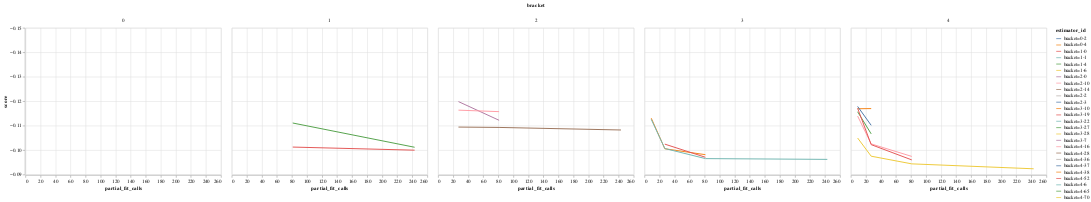

The cell this chart's notebook holds for it:
### Code cell
show["score_diff"] = df.score - (-0.9)
alt.Chart(show).mark_line().encode(
    x="partial_fit_calls",
    y=alt.Y("score", scale=alt.Scale(domain=(-0.09, -0.15), type="linear")),
    # y=alt.Y("score_diff", scale=alt.Scale(type="log")),
    color=alt.Color("estimator_id"),
    column="bracket",
)

### Figure 1 — Vega-Lite specification as saved in the notebook (floating-point values rounded to 4 significant figures)
{"$schema": "https://vega.github.io/schema/vega-lite/v2.6.0.json", "config": {"view": {"height": 300, "width": 400}}, "data": {"name": "data-10af355b50f8c40164442c0d256fc935"}, "datasets": {"data-10af355b50f8c40164442c0d256fc935": [{"bracket": 3, "elapsed_wall_time": 143.5, "estimator_id": "bracket=3-10", "params": {"batch_size": 512, "module__activation": "PReLU", "module__init": "xavier_uniform_", "optimizer": "Adam", "optimizer__lr": 0.3991, "optimizer__momentum": 0.8158, "optimizer__nesterov": true, "optimizer__weight_decay": 2.669e-05, "train_split": null}, "partial_fit_calls": 9, "partial_fit_time": 1.931, "score": -0.1131, "score_diff": 0.7869, "score_time": 1.121}, {"bracket": 3, "elapsed_wall_time": 143.5, "estimator_id": "bracket=3-22", "params": {"batch_size": 512, "module__activation": "PReLU", "module__init": "xavier_uniform_", "optimizer": "Adam", "optimizer__lr": 0.05404, "optimizer__momentum": 0.5385, "optimizer__nesterov": true, "optimizer__weight_decay": 0, "train_split": null}, "partial_fit_calls": 9, "partial_fit_time": 1.876, "score": -0.1126, "score_diff": 0.7874, "score_time": 1.152}, {"bracket": 4, "elapsed_wall_time": 156.6, "estimator_id": "bracket=4-38", "params": {"batch_size": 32, "module__activation": "ELU", "module__init": "xavier_normal_", "optimizer": "Adam", "optimizer__lr": 0.04468, "optimizer__momentum": 0.987, "optimizer__nesterov": true, "optimizer__weight_decay": 2.043e-05, "train_split": null}, "partial_fit_calls": 9, "partial_fit_time": 3.25, "score": -0.1169, "score_diff": 0.7831, "score_time": 1.217}, {"bracket": 4, "elapsed_wall_time": 156.6, "estimator_id": "bracket=4-70", "params": {"batch_size": 64, "module__activation": "PReLU", "module__init": "xavier_uniform_", "optimizer": "SGD", "optimizer__lr": 1.228, "optimizer__momentum": 0.6326, "optimizer__nesterov": true, "optimizer__weight_decay": 1.038e-05, "train_split": null}, "partial_fit_calls": 9, "partial_fit_time": 2.293, "score": -0.105, "score_diff": 0.795, "score_time": 1.181}, {"bracket": 4, "elapsed_wall_time": 156.6, "estimator_id": "bracket=4-37", "params": {"batch_size": 32, "module__activation": "LeakyReLU", "module__init": "xavier_normal_", "optimizer": "Adam", "optimizer__lr": 1.418, "optimizer__momentum": 0.965, "optimizer__nesterov": true, "optimizer__weight_decay": 0, "train_split": null}, "partial_fit_calls": 9, "partial_fit_time": 3.173, "score": -0.1179, "score_diff": 0.7821, "score_time": 1.263}, {"bracket": 4, "elapsed_wall_time": 156.6, "estimator_id": "bracket=4-65", "params": {"batch_size": 32, "module__activation": "ELU", "module__init": "xavier_uniform_", "optimizer": "SGD", "optimizer__lr": 2.038, "optimizer__momentum": 0.1972, "optimizer__nesterov": true, "optimizer__weight_decay": 0, "train_split": null}, "partial_fit_calls": 9, "partial_fit_time": 2.565, "score": -0.1157, "score_diff": 0.7843, "score_time": 1.288}, {"bracket": 4, "elapsed_wall_time": 156.6, "estimator_id": "bracket=4-16", "params": {"batch_size": 128, "module__activation": "PReLU", "module__init": "kaiming_normal_", "optimizer": "SGD", "optimizer__lr": 1.935, "optimizer__momentum": 0.8519, "optimizer__nesterov": true, "optimizer__weight_decay": 1.325e-05, "train_split": null}, "partial_fit_calls": 9, "partial_fit_time": 2.071, "score": -0.1139, "score_diff": 0.7861, "score_time": 1.074}, {"bracket": 4, "elapsed_wall_time": 156.6, "estimator_id": "bracket=4-52", "params": {"batch_size": 64, "module__activation": "ELU", "module__init": "kaiming_normal_", "optimizer": "SGD", "optimizer__lr": 2.223, "optimizer__momentum": 0.6426, "optimizer__nesterov": true, "optimizer__weight_decay": 1.356e-05, "train_split": null}, "partial_fit_calls": 9, "partial_fit_time": 2.352, "score": -0.1171, "score_diff": 0.7829, "score_time": 1.186}, {"bracket": 2, "elapsed_wall_time": 216.1, "estimator_id": "bracket=2-0", "params": {"batch_size": 32, "module__activation": "ELU", "module__init": "xavier_uniform_", "optimizer": "SGD", "optimizer__lr": 3.365, "optimizer__momentum": 0.7437, "optimizer__nesterov": true, "optimizer__weight_decay": 0.0001074, "train_split": null}, "partial_fit_calls": 27, "partial_fit_time": 2.782, "score": -0.1198, "score_diff": 0.7802, "score_time": 1.245}, {"bracket": 2, "elapsed_wall_time": 216.1, "estimator_id": "bracket=2-10", "params": {"batch_size": 64, "module__activation": "ELU", "module__init": "xavier_normal_", "optimizer": "Adam", "optimizer__lr": 6.092, "optimizer__momentum": 0.8509, "optimizer__nesterov": true, "optimizer__weight_decay": 4.412e-05, "train_split": null}, "partial_fit_calls": 27, "partial_fit_time": 2.607, "score": -0.1163, "score_diff": 0.7837, "score_time": 1.205}, {"bracket": 2, "elapsed_wall_time": 216.1, "estimator_id": "bracket=2-14", "params": {"batch_size": 128, "module__activation": "ELU", "module__init": "xavier_uniform_", "optimizer": "Adam", "optimizer__lr": 1.502, "optimizer__momentum": 0.4324, "optimizer__nesterov": true, "optimizer__weight_decay": 0, "train_split": null}, "partial_fit_calls": 27, "partial_fit_time": 2.306, "score": -0.1094, "score_diff": 0.7906, "score_time": 1.145}, {"bracket": 3, "elapsed_wall_time": 219.5, "estimator_id": "bracket=3-22", "params": {"batch_size": 512, "module__activation": "PReLU", "module__init": "xavier_uniform_", "optimizer": "Adam", "optimizer__lr": 0.05404, "optimizer__momentum": 0.5385, "optimizer__nesterov": true, "optimizer__weight_decay": 0, "train_split": null}, "partial_fit_calls": 27, "partial_fit_time": 1.877, "score": -0.1007, "score_diff": 0.7993, "score_time": 0.997}, {"bracket": 3, "elapsed_wall_time": 219.5, "estimator_id": "bracket=3-10", "params": {"batch_size": 512, "module__activation": "PReLU", "module__init": "xavier_uniform_", "optimizer": "Adam", "optimizer__lr": 0.3991, "optimizer__momentum": 0.8158, "optimizer__nesterov": true, "optimizer__weight_decay": 2.669e-05, "train_split": null}, "partial_fit_calls": 27, "partial_fit_time": 1.913, "score": -0.1006, "score_diff": 0.7994, "score_time": 1.04}, {"bracket": 3, "elapsed_wall_time": 219.5, "estimator_id": "bracket=3-28", "params": {"batch_size": 64, "module__activation": "LeakyReLU", "module__init": "kaiming_normal_", "optimizer": "Adam", "optimizer__lr": 0.03408, "optimizer__momentum": 0.1772, "optimizer__nesterov": true, "optimizer__weight_decay": 0, "train_split": null}, "partial_fit_calls": 27, "partial_fit_time": 2.406, "score": -0.1141, "score_diff": 0.7859, "score_time": 1.115}, {"bracket": 3, "elapsed_wall_time": 219.5, "estimator_id": "bracket=3-27", "params": {"batch_size": 64, "module__activation": "LeakyReLU", "module__init": "xavier_normal_", "optimizer": "Adam", "optimizer__lr": 0.2517, "optimizer__momentum": 0.2693, "optimizer__nesterov": true, "optimizer__weight_decay": 6.149e-05, "train_split": null}, "partial_fit_calls": 27, "partial_fit_time": 2.473, "score": -0.1184, "score_diff": 0.7816, "score_time": 0.9784}, {"bracket": 3, "elapsed_wall_time": 219.5, "estimator_id": "bracket=3-19", "params": {"batch_size": 256, "module__activation": "PReLU", "module__init": "kaiming_normal_", "optimizer": "SGD", "optimizer__lr": 0.5738, "optimizer__momentum": 0.9259, "optimizer__nesterov": true, "optimizer__weight_decay": 0.0001992, "train_split": null}, "partial_fit_calls": 27, "partial_fit_time": 1.983, "score": -0.1025, "score_diff": 0.7975, "score_time": 1.06}, {"bracket": 3, "elapsed_wall_time": 219.5, "estimator_id": "bracket=3-7", "params": {"batch_size": 128, "module__activation": "PReLU", "module__init": "kaiming_uniform_", "optimizer": "SGD", "optimizer__lr": 1.286, "optimizer__momentum": 0.3954, "optimizer__nesterov": true, "optimizer__weight_decay": 0.0001239, "train_split": null}, "partial_fit_calls": 27, "partial_fit_time": 2.072, "score": -0.1164, "score_diff": 0.7836, "score_time": 1.148}, {"bracket": 4, "elapsed_wall_time": 231.4, "estimator_id": "bracket=4-70", "params": {"batch_size": 64, "module__activation": "PReLU", "module__init": "xavier_uniform_", "optimizer": "SGD", "optimizer__lr": 1.228, "optimizer__momentum": 0.6326, "optimizer__nesterov": true, "optimizer__weight_decay": 1.038e-05, "train_split": null}, "partial_fit_calls": 27, "partial_fit_time": 2.045, "score": -0.09752, "score_diff": 0.8025, "score_time": 1.239}, {"bracket": 4, "elapsed_wall_time": 231.4, "estimator_id": "bracket=4-16", "params": {"batch_size": 128, "module__activation": "PReLU", "module__init": "kaiming_normal_", "optimizer": "SGD", "optimizer__lr": 1.935, "optimizer__momentum": 0.8519, "optimizer__nesterov": true, "optimizer__weight_decay": 1.325e-05, "train_split": null}, "partial_fit_calls": 27, "partial_fit_time": 1.896, "score": -0.1025, "score_diff": 0.7975, "score_time": 0.8963}, {"bracket": 4, "elapsed_wall_time": 231.4, "estimator_id": "bracket=4-65", "params": {"batch_size": 32, "module__activation": "ELU", "module__init": "xavier_uniform_", "optimizer": "SGD", "optimizer__lr": 2.038, "optimizer__momentum": 0.1972, "optimizer__nesterov": true, "optimizer__weight_decay": 0, "train_split": null}, "partial_fit_calls": 27, "partial_fit_time": 2.78, "score": -0.1067, "score_diff": 0.7933, "score_time": 1.392}, {"bracket": 4, "elapsed_wall_time": 231.4, "estimator_id": "bracket=4-38", "params": {"batch_size": 32, "module__activation": "ELU", "module__init": "xavier_normal_", "optimizer": "Adam", "optimizer__lr": 0.04468, "optimizer__momentum": 0.987, "optimizer__nesterov": true, "optimizer__weight_decay": 2.043e-05, "train_split": null}, "partial_fit_calls": 27, "partial_fit_time": 3.151, "score": -0.117, "score_diff": 0.783, "score_time": 1.208}, {"bracket": 4, "elapsed_wall_time": 231.4, "estimator_id": "bracket=4-52", "params": {"batch_size": 64, "module__activation": "ELU", "module__init": "kaiming_normal_", "optimizer": "SGD", "optimizer__lr": 2.223, "optimizer__momentum": 0.6426, "optimizer__nesterov": true, "optimizer__weight_decay": 1.356e-05, "train_split": null}, "partial_fit_calls": 27, "partial_fit_time": 2.26, "score": -0.1022, "score_diff": 0.7978, "score_time": 1.212}, {"bracket": 4, "elapsed_wall_time": 231.4, "estimator_id": "bracket=4-37", "params": {"batch_size": 32, "module__activation": "LeakyReLU", "module__init": "xavier_normal_", "optimizer": "Adam", "optimizer__lr": 1.418, "optimizer__momentum": 0.965, "optimizer__nesterov": true, "optimizer__weight_decay": 0, "train_split": null}, "partial_fit_calls": 27, "partial_fit_time": 3.103, "score": -0.1102, "score_diff": 0.7898, "score_time": 1.224}, {"bracket": 4, "elapsed_wall_time": 231.4, "estimator_id": "bracket=4-6", "params": {"batch_size": 256, "module__activation": "ReLU", "module__init": "xavier_uniform_", "optimizer": "Adam", "optimizer__lr": 0.06314, "optimizer__momentum": 0.3043, "optimizer__nesterov": true, "optimizer__weight_decay": 0, "train_split": null}, "partial_fit_calls": 27, "partial_fit_time": 2.423, "score": -0.1152, "score_diff": 0.7848, "score_time": 1.085}, {"bracket": 4, "elapsed_wall_time": 231.4, "estimator_id": "bracket=4-28", "params": {"batch_size": 256, "module__activation": "PReLU", "module__init": "xavier_uniform_", "optimizer": "SGD", "optimizer__lr": 6.128, "optimizer__momentum": 0.01001, "optimizer__nesterov": true, "optimizer__weight_decay": 0, "train_split": null}, "partial_fit_calls": 27, "partial_fit_time": 1.903, "score": -0.1065, "score_diff": 0.7935, "score_time": 1.044}, {"bracket": 4, "elapsed_wall_time": 231.4, "estimator_id": "bracket=4-36", "params": {"batch_size": 128, "module__activation": "LeakyReLU", "module__init": "kaiming_normal_", "optimizer": "Adam", "optimizer__lr": 0.2958, "optimizer__momentum": 0.6236, "optimizer__nesterov": true, "optimizer__weight_decay": 0, "train_split": null}, "partial_fit_calls": 27, "partial_fit_time": 2.188, "score": -0.114, "score_diff": 0.786, "score_time": 1.203}, {"bracket": 3, "elapsed_wall_time": 319.6, "estimator_id": "bracket=3-10", "params": {"batch_size": 512, "module__activation": "PReLU", "module__init": "xavier_uniform_", "optimizer": "Adam", "optimizer__lr": 0.3991, "optimizer__momentum": 0.8158, "optimizer__nesterov": true, "optimizer__weight_decay": 2.669e-05, "train_split": null}, "partial_fit_calls": 81, "partial_fit_time": 1.872, "score": -0.09813, "score_diff": 0.8019, "score_time": 1.185}, {"bracket": 3, "elapsed_wall_time": 319.6, "estimator_id": "bracket=3-22", "params": {"batch_size": 512, "module__activation": "PReLU", "module__init": "xavier_uniform_", "optimizer": "Adam", "optimizer__lr": 0.05404, "optimizer__momentum": 0.5385, "optimizer__nesterov": true, "optimizer__weight_decay": 0, "train_split": null}, "partial_fit_calls": 81, "partial_fit_time": 1.841, "score": -0.09653, "score_diff": 0.8035, "score_time": 1.071}, {"bracket": 3, "elapsed_wall_time": 319.6, "estimator_id": "bracket=3-19", "params": {"batch_size": 256, "module__activation": "PReLU", "module__init": "kaiming_normal_", "optimizer": "SGD", "optimizer__lr": 0.5738, "optimizer__momentum": 0.9259, "optimizer__nesterov": true, "optimizer__weight_decay": 0.0001992, "train_split": null}, "partial_fit_calls": 81, "partial_fit_time": 1.477, "score": -0.09708, "score_diff": 0.8029, "score_time": 1.011}, {"bracket": 1, "elapsed_wall_time": 345.0, "estimator_id": "bracket=1-0", "params": {"batch_size": 32, "module__activation": "ReLU", "module__init": "xavier_normal_", "optimizer": "SGD", "optimizer__lr": 1.582, "optimizer__momentum": 0.9229, "optimizer__nesterov": true, "optimizer__weight_decay": 4.372e-05, "train_split": null}, "partial_fit_calls": 81, "partial_fit_time": 1.952, "score": -0.1012, "score_diff": 0.7988, "score_time": 1.28}, {"bracket": 1, "elapsed_wall_time": 345.0, "estimator_id": "bracket=1-1", "params": {"batch_size": 64, "module__activation": "ELU", "module__init": "kaiming_uniform_", "optimizer": "Adam", "optimizer__lr": 3.27, "optimizer__momentum": 0.3924, "optimizer__nesterov": true, "optimizer__weight_decay": 8.034e-05, "train_split": null}, "partial_fit_calls": 81, "partial_fit_time": 1.917, "score": -0.1153, "score_diff": 0.7847, "score_time": 1.056}, {"bracket": 1, "elapsed_wall_time": 345.0, "estimator_id": "bracket=1-4", "params": {"batch_size": 256, "module__activation": "LeakyReLU", "module__init": "kaiming_uniform_", "optimizer": "SGD", "optimizer__lr": 4.189, "optimizer__momentum": 0.4074, "optimizer__nesterov": true, "optimizer__weight_decay": 0, "train_split": null}, "partial_fit_calls": 81, "partial_fit_time": 1.83, "score": -0.1111, "score_diff": 0.7889, "score_time": 1.186}, {"bracket": 1, "elapsed_wall_time": 345.0, "estimator_id": "bracket=1-6", "params": {"batch_size": 512, "module__activation": "LeakyReLU", "module__init": "kaiming_uniform_", "optimizer": "SGD", "optimizer__lr": 9.716, "optimizer__momentum": 0.3884, "optimizer__nesterov": true, "optimizer__weight_decay": 4.292e-05, "train_split": null}, "partial_fit_calls": 81, "partial_fit_time": 1.876, "score": -0.1191, "score_diff": 0.7809, "score_time": 1.116}, {"bracket": 4, "elapsed_wall_time": 350.5, "estimator_id": "bracket=4-70", "params": {"batch_size": 64, "module__activation": "PReLU", "module__init": "xavier_uniform_", "optimizer": "SGD", "optimizer__lr": 1.228, "optimizer__momentum": 0.6326, "optimizer__nesterov": true, "optimizer__weight_decay": 1.038e-05, "train_split": null}, "partial_fit_calls": 81, "partial_fit_time": 1.869, "score": -0.09438, "score_diff": 0.8056, "score_time": 1.158}, {"bracket": 4, "elapsed_wall_time": 350.5, "estimator_id": "bracket=4-52", "params": {"batch_size": 64, "module__activation": "ELU", "module__init": "kaiming_normal_", "optimizer": "SGD", "optimizer__lr": 2.223, "optimizer__momentum": 0.6426, "optimizer__nesterov": true, "optimizer__weight_decay": 1.356e-05, "train_split": null}, "partial_fit_calls": 81, "partial_fit_time": 1.616, "score": -0.096, "score_diff": 0.804, "score_time": 1.018}, {"bracket": 4, "elapsed_wall_time": 350.5, "estimator_id": "bracket=4-16", "params": {"batch_size": 128, "module__activation": "PReLU", "module__init": "kaiming_normal_", "optimizer": "SGD", "optimizer__lr": 1.935, "optimizer__momentum": 0.8519, "optimizer__nesterov": true, "optimizer__weight_decay": 1.325e-05, "train_split": null}, "partial_fit_calls": 81, "partial_fit_time": 1.756, "score": -0.09742, "score_diff": 0.8026, "score_time": 0.9349}, {"bracket": 2, "elapsed_wall_time": 361.0, "estimator_id": "bracket=2-14", "params": {"batch_size": 128, "module__activation": "ELU", "module__init": "xavier_uniform_", "optimizer": "Adam", "optimizer__lr": 1.502, "optimizer__momentum": 0.4324, "optimizer__nesterov": true, "optimizer__weight_decay": 0, "train_split": null}, "partial_fit_calls": 81, "partial_fit_time": 2.427, "score": -0.1093, "score_diff": 0.7907, "score_time": 0.9712}, {"bracket": 2, "elapsed_wall_time": 361.0, "estimator_id": "bracket=2-10", "params": {"batch_size": 64, "module__activation": "ELU", "module__init": "xavier_normal_", "optimizer": "Adam", "optimizer__lr": 6.092, "optimizer__momentum": 0.8509, "optimizer__nesterov": true, "optimizer__weight_decay": 4.412e-05, "train_split": null}, "partial_fit_calls": 81, "partial_fit_time": 2.236, "score": -0.1157, "score_diff": 0.7843, "score_time": 1.301}, {"bracket": 2, "elapsed_wall_time": 361.0, "estimator_id": "bracket=2-0", "params": {"batch_size": 32, "module__activation": "ELU", "module__init": "xavier_uniform_", "optimizer": "SGD", "optimizer__lr": 3.365, "optimizer__momentum": 0.7437, "optimizer__nesterov": true, "optimizer__weight_decay": 0.0001074, "train_split": null}, "partial_fit_calls": 81, "partial_fit_time": 2.259, "score": -0.1122, "score_diff": 0.7878, "score_time": 1.488}, {"bracket": 2, "elapsed_wall_time": 361.0, "estimator_id": "bracket=2-3", "params": {"batch_size": 64, "module__activation": "ELU", "module__init": "kaiming_uniform_", "optimizer": "SGD", "optimizer__lr": 0.4326, "optimizer__momentum": 0.5485, "optimizer__nesterov": true, "optimizer__weight_decay": 0, "train_split": null}, "partial_fit_calls": 81, "partial_fit_time": 1.807, "score": -0.1113, "score_diff": 0.7887, "score_time": 1.098}, {"bracket": 2, "elapsed_wall_time": 361.0, "estimator_id": "bracket=2-2", "params": {"batch_size": 128, "module__activation": "ReLU", "module__init": "xavier_uniform_", "optimizer": "SGD", "optimizer__lr": 0.4911, "optimizer__momentum": 0.4424, "optimizer__nesterov": true, "optimizer__weight_decay": 1.676e-05, "train_split": null}, "partial_fit_calls": 81, "partial_fit_time": 2.041, "score": -0.1184, "score_diff": 0.7816, "score_time": 1.063}, {"bracket": 0, "elapsed_wall_time": 536.2, "estimator_id": "bracket=0-2", "params": {"batch_size": 256, "module__activation": "LeakyReLU", "module__init": "kaiming_uniform_", "optimizer": "SGD", "optimizer__lr": 3.565, "optimizer__momentum": 0.4004, "optimizer__nesterov": true, "optimizer__weight_decay": 0.0001054, "train_split": null}, "partial_fit_calls": 243, "partial_fit_time": 1.483, "score": -0.1135, "score_diff": 0.7865, "score_time": 0.7557}, {"bracket": 0, "elapsed_wall_time": 536.2, "estimator_id": "bracket=0-4", "params": {"batch_size": 128, "module__activation": "LeakyReLU", "module__init": "kaiming_uniform_", "optimizer": "SGD", "optimizer__lr": 0.5607, "optimizer__momentum": 0.03203, "optimizer__nesterov": true, "optimizer__weight_decay": 3.285e-05, "train_split": null}, "partial_fit_calls": 243, "partial_fit_time": 1.434, "score": -0.1164, "score_diff": 0.7836, "score_time": 1.062}, {"bracket": 3, "elapsed_wall_time": 562.0, "estimator_id": "bracket=3-22", "params": {"batch_size": 512, "module__activation": "PReLU", "module__init": "xavier_uniform_", "optimizer": "Adam", "optimizer__lr": 0.05404, "optimizer__momentum": 0.5385, "optimizer__nesterov": true, "optimizer__weight_decay": 0, "train_split": null}, "partial_fit_calls": 243, "partial_fit_time": 1.465, "score": -0.09621, "score_diff": 0.8038, "score_time": 0.9341}, {"bracket": 4, "elapsed_wall_time": 662.3, "estimator_id": "bracket=4-70", "params": {"batch_size": 64, "module__activation": "PReLU", "module__init": "xavier_uniform_", "optimizer": "SGD", "optimizer__lr": 1.228, "optimizer__momentum": 0.6326, "optimizer__nesterov": true, "optimizer__weight_decay": 1.038e-05, "train_split": null}, "partial_fit_calls": 243, "partial_fit_time": 1.865, "score": -0.09236, "score_diff": 0.8076, "score_time": 1.513}, {"bracket": 2, "elapsed_wall_time": 699.4, "estimator_id": "bracket=2-14", "params": {"batch_size": 128, "module__activation": "ELU", "module__init": "xavier_uniform_", "optimizer": "Adam", "optimizer__lr": 1.502, "optimizer__momentum": 0.4324, "optimizer__nesterov": true, "optimizer__weight_decay": 0, "train_split": null}, "partial_fit_calls": 243, "partial_fit_time": 1.945, "score": -0.1082, "score_diff": 0.7918, "score_time": 1.214}, {"bracket": 1, "elapsed_wall_time": 954.3, "estimator_id": "bracket=1-0", "params": {"batch_size": 32, "module__activation": "ReLU", "module__init": "xavier_normal_", "optimizer": "SGD", "optimizer__lr": 1.582, "optimizer__momentum": 0.9229, "optimizer__nesterov": true, "optimizer__weight_decay": 4.372e-05, "train_split": null}, "partial_fit_calls": 243, "partial_fit_time": 5.631, "score": -0.09997, "score_diff": 0.8, "score_time": 3.684}, {"bracket": 1, "elapsed_wall_time": 954.3, "estimator_id": "bracket=1-4", "params": {"batch_size": 256, "module__activation": "LeakyReLU", "module__init": "kaiming_uniform_", "optimizer": "SGD", "optimizer__lr": 4.189, "optimizer__momentum": 0.4074, "optimizer__nesterov": true, "optimizer__weight_decay": 0, "train_split": null}, "partial_fit_calls": 243, "partial_fit_time": 1.332, "score": -0.1012, "score_diff": 0.7988, "score_time": 0.8046}]}, "encoding": {"color": {"field": "estimator_id", "type": "nominal"}, "column": {"field": "bracket", "type": "quantitative"}, "x": {"field": "partial_fit_calls", "type": "quantitative"}, "y": {"field": "score", "scale": {"domain": [-0.09, -0.15], "type": "linear"}, "type": "quantitative"}}, "mark": "line"}
